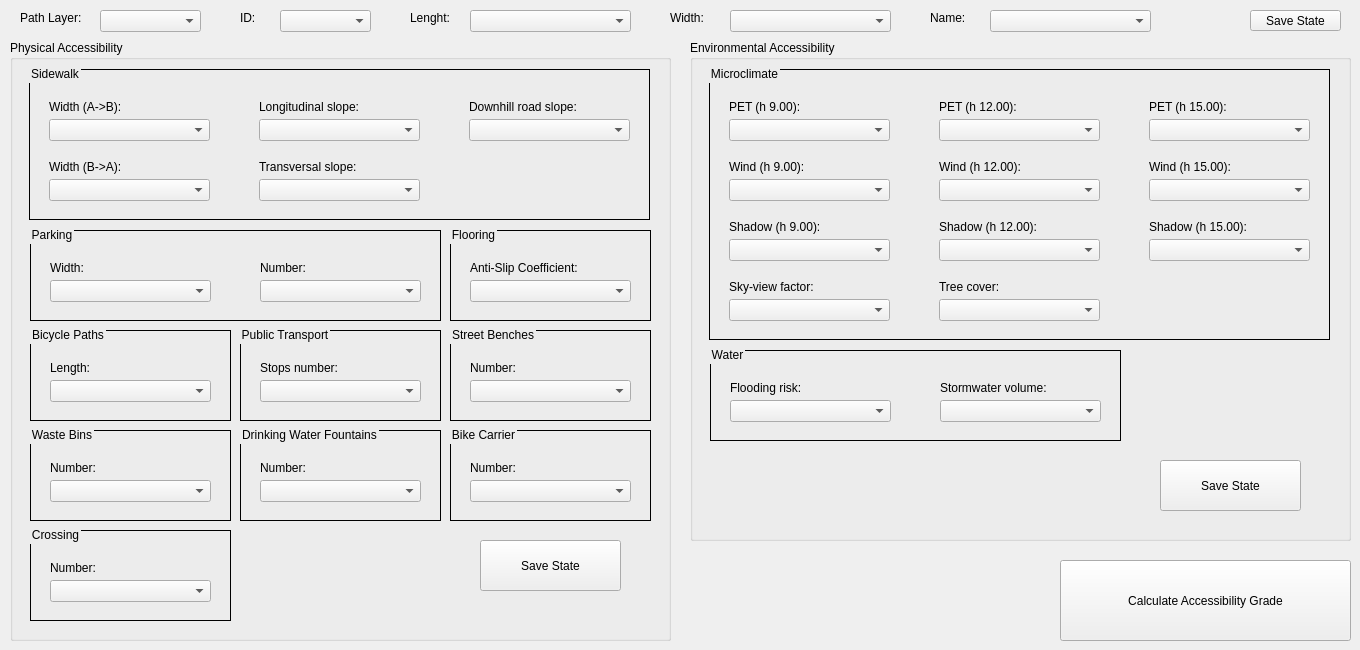
   <widget class="QWidget" name="AccessibilityGrade">
    <attribute name="title">
     <string>Accessibility Grade</string>
    </attribute>
    <widget class="QComboBox" name="PathLayer_comboBox">
     <property name="geometry">
      <rect>
       <x>100</x>
       <y>10</y>
       <width>101</width>
       <height>22</height>
      </rect>
     </property>
    </widget>
    <widget class="QLabel" name="PathLayer_label">
     <property name="geometry">
      <rect>
       <x>20</x>
       <y>10</y>
       <width>91</width>
       <height>16</height>
      </rect>
     </property>
     <property name="text">
      <string>Path Layer:</string>
     </property>
    </widget>
    <widget class="QLabel" name="PathID_label">
     <property name="geometry">
      <rect>
       <x>240</x>
       <y>10</y>
       <width>21</width>
       <height>16</height>
      </rect>
     </property>
     <property name="text">
      <string>ID:</string>
     </property>
    </widget>
    <widget class="QComboBox" name="ID_comboBox">
     <property name="geometry">
      <rect>
       <x>280</x>
       <y>10</y>
       <width>91</width>
       <height>22</height>
      </rect>
     </property>
    </widget>
    <widget class="QComboBox" name="PathLength_comboBox">
     <property name="geometry">
      <rect>
       <x>470</x>
       <y>10</y>
       <width>161</width>
       <height>22</height>
      </rect>
     </property>
    </widget>
    <widget class="QLabel" name="PathLenght_label">
     <property name="geometry">
      <rect>
       <x>410</x>
       <y>10</y>
       <width>91</width>
       <height>16</height>
      </rect>
     </property>
     <property name="text">
      <string>Lenght:</string>
     </property>
    </widget>
    <widget class="QPushButton" name="CalculateAccessibilityGrade_pushButton">
     <property name="geometry">
      <rect>
       <x>1060</x>
       <y>560</y>
       <width>291</width>
       <height>81</height>
      </rect>
     </property>
     <property name="text">
      <string>Calculate Accessibility Grade</string>
     </property>
    </widget>
    <widget class="QGroupBox" name="PhysicalAccessibility_groupBox">
     <property name="geometry">
      <rect>
       <x>10</x>
       <y>40</y>
       <width>661</width>
       <height>601</height>
      </rect>
     </property>
     <property name="styleSheet">
      <string notr="true"/>
     </property>
     <property name="title">
      <string>Physical Accessibility</string>
     </property>
     <property name="checkable">
      <bool>false</bool>
     </property>
     <property name="checked">
      <bool>false</bool>
     </property>
     <widget class="QGroupBox" name="Crossing_groupBox">
      <property name="geometry">
       <rect>
        <x>20</x>
        <y>490</y>
        <width>201</width>
        <height>91</height>
       </rect>
      </property>
      <property name="styleSheet">
       <string notr="true">QGroupBox {
    border: 1px solid black;
}

QGroupBox::title {
    subcontrol-origin: border; /* Imposta l'origine del titolo rispetto al bordo */
    padding: 0; /* Rimuove eventuale spazio extra */
    margin-top: -5px; /* Regola la posizione verticale */
}</string>
      </property>
      <property name="title">
       <string>Crossing</string>
      </property>
      <widget class="QLabel" name="CrossingNumber_label">
       <property name="geometry">
        <rect>
         <x>20</x>
         <y>30</y>
         <width>141</width>
         <height>16</height>
        </rect>
       </property>
       <property name="text">
        <string>Number:</string>
       </property>
      </widget>
      <widget class="QComboBox" name="CrossingNumber_comboBox">
       <property name="geometry">
        <rect>
         <x>20</x>
         <y>50</y>
         <width>161</width>
         <height>22</height>
        </rect>
       </property>
      </widget>
     </widget>
     <widget class="QGroupBox" name="Parking_groupBox">
      <property name="geometry">
       <rect>
        <x>20</x>
        <y>190</y>
        <width>411</width>
        <height>91</height>
       </rect>
      </property>
      <property name="styleSheet">
       <string notr="true">QGroupBox {
    border: 1px solid black;
}

QGroupBox::title {
    subcontrol-origin: border; /* Imposta l'origine del titolo rispetto al bordo */
    padding: 0; /* Rimuove eventuale spazio extra */
    margin-top: -5px; /* Regola la posizione verticale */
}</string>
      </property>
      <property name="title">
       <string>Parking</string>
      </property>
      <widget class="QLabel" name="ParkingWidth_label">
       <property name="geometry">
        <rect>
         <x>20</x>
         <y>30</y>
         <width>141</width>
         <height>16</height>
        </rect>
       </property>
       <property name="text">
        <string>Width:</string>
       </property>
      </widget>
      <widget class="QComboBox" name="ParkingWidth_comboBox">
       <property name="geometry">
        <rect>
         <x>20</x>
         <y>50</y>
         <width>161</width>
         <height>22</height>
        </rect>
       </property>
      </widget>
      <widget class="QLabel" name="ParkingNumber_label">
       <property name="geometry">
        <rect>
         <x>230</x>
         <y>30</y>
         <width>141</width>
         <height>16</height>
        </rect>
       </property>
       <property name="text">
        <string>Number:</string>
       </property>
      </widget>
      <widget class="QComboBox" name="ParkingNumber_comboBox">
       <property name="geometry">
        <rect>
         <x>230</x>
         <y>50</y>
         <width>161</width>
         <height>22</height>
        </rect>
       </property>
      </widget>
     </widget>
     <widget class="QGroupBox" name="PublicTransport_groupBox">
      <property name="geometry">
       <rect>
        <x>230</x>
        <y>290</y>
        <width>201</width>
        <height>91</height>
       </rect>
      </property>
      <property name="styleSheet">
       <string notr="true">QGroupBox {
    border: 1px solid black;
}

QGroupBox::title {
    subcontrol-origin: border; /* Imposta l'origine del titolo rispetto al bordo */
    padding: 0; /* Rimuove eventuale spazio extra */
    margin-top: -5px; /* Regola la posizione verticale */
}</string>
      </property>
      <property name="title">
       <string>Public Transport</string>
      </property>
      <widget class="QLabel" name="PublicTransportStopsNumber_label">
       <property name="geometry">
        <rect>
         <x>20</x>
         <y>30</y>
         <width>141</width>
         <height>16</height>
        </rect>
       </property>
       <property name="text">
        <string>Stops number:</string>
       </property>
      </widget>
      <widget class="QComboBox" name="PublicTransportStopsNumber_comboBox">
       <property name="geometry">
        <rect>
         <x>20</x>
         <y>50</y>
         <width>161</width>
         <height>22</height>
        </rect>
       </property>
      </widget>
     </widget>
     <widget class="QGroupBox" name="DrinkingWaterFountains_groupBox">
      <property name="geometry">
       <rect>
        <x>230</x>
        <y>390</y>
        <width>201</width>
        <height>91</height>
       </rect>
      </property>
      <property name="styleSheet">
       <string notr="true">QGroupBox {
    border: 1px solid black;
}

QGroupBox::title {
    subcontrol-origin: border; /* Imposta l'origine del titolo rispetto al bordo */
    padding: 0; /* Rimuove eventuale spazio extra */
    margin-top: -5px; /* Regola la posizione verticale */
}</string>
      </property>
      <property name="title">
       <string>Drinking Water Fountains</string>
      </property>
      <widget class="QLabel" name="DrinkingWaterFountainsNumber_label">
       <property name="geometry">
        <rect>
         <x>20</x>
         <y>30</y>
         <width>141</width>
         <height>16</height>
        </rect>
       </property>
       <property name="text">
        <string>Number:</string>
       </property>
      </widget>
      <widget class="QComboBox" name="DrinkingWaterFountainsNumber_comboBox">
       <property name="geometry">
        <rect>
         <x>20</x>
         <y>50</y>
         <width>161</width>
         <height>22</height>
        </rect>
       </property>
      </widget>
     </widget>
     <widget class="QGroupBox" name="WasteBins_groupBox">
      <property name="geometry">
       <rect>
        <x>20</x>
        <y>390</y>
        <width>201</width>
        <height>91</height>
       </rect>
      </property>
      <property name="styleSheet">
       <string notr="true">QGroupBox {
    border: 1px solid black;
}

QGroupBox::title {
    subcontrol-origin: border; /* Imposta l'origine del titolo rispetto al bordo */
    padding: 0; /* Rimuove eventuale spazio extra */
    margin-top: -5px; /* Regola la posizione verticale */
}</string>
      </property>
      <property name="title">
       <string>Waste Bins</string>
      </property>
      <widget class="QLabel" name="WasteBinsNumber_label">
       <property name="geometry">
        <rect>
         <x>20</x>
         <y>30</y>
         <width>141</width>
         <height>16</height>
        </rect>
       </property>
       <property name="text">
        <string>Number:</string>
       </property>
      </widget>
      <widget class="QComboBox" name="WasteBinsNumber_comboBox">
       <property name="geometry">
        <rect>
         <x>20</x>
         <y>50</y>
         <width>161</width>
         <height>22</height>
        </rect>
       </property>
      </widget>
     </widget>
     <widget class="QGroupBox" name="BikeCarrier_groupBox">
      <property name="geometry">
       <rect>
        <x>440</x>
        <y>390</y>
        <width>201</width>
        <height>91</height>
       </rect>
      </property>
      <property name="styleSheet">
       <string notr="true">QGroupBox {
    border: 1px solid black;
}

QGroupBox::title {
    subcontrol-origin: border; /* Imposta l'origine del titolo rispetto al bordo */
    padding: 0; /* Rimuove eventuale spazio extra */
    margin-top: -5px; /* Regola la posizione verticale */
}</string>
      </property>
      <property name="title">
       <string>Bike Carrier</string>
      </property>
      <widget class="QLabel" name="BikeCarrierNumber_label">
       <property name="geometry">
        <rect>
         <x>20</x>
         <y>30</y>
         <width>141</width>
         <height>16</height>
        </rect>
       </property>
       <property name="text">
        <string>Number:</string>
       </property>
      </widget>
      <widget class="QComboBox" name="BikeCarrierNumber_comboBox">
       <property name="geometry">
        <rect>
         <x>20</x>
         <y>50</y>
         <width>161</width>
         <height>22</height>
        </rect>
       </property>
      </widget>
     </widget>
     <widget class="QGroupBox" name="Sidewalk_groupBox">
      <property name="geometry">
       <rect>
        <x>19</x>
        <y>29</y>
        <width>621</width>
        <height>151</height>
       </rect>
      </property>
      <property name="styleSheet">
       <string notr="true">QGroupBox {
    border: 1px solid black;
}

QGroupBox::title {
    subcontrol-origin: border; /* Imposta l'origine del titolo rispetto al bordo */
    padding: 0; /* Rimuove eventuale spazio extra */
    margin-top: -5px; /* Regola la posizione verticale */
}</string>
      </property>
      <property name="title">
       <string>Sidewalk</string>
      </property>
      <property name="flat">
       <bool>false</bool>
      </property>
      <property name="checkable">
       <bool>false</bool>
      </property>
      <widget class="QLabel" name="SidewalkAB_label">
       <property name="geometry">
        <rect>
         <x>20</x>
         <y>30</y>
         <width>141</width>
         <height>16</height>
        </rect>
       </property>
       <property name="text">
        <string>Width (A-&gt;B):</string>
       </property>
      </widget>
      <widget class="QLabel" name="SidewalkBA_label">
       <property name="geometry">
        <rect>
         <x>20</x>
         <y>90</y>
         <width>141</width>
         <height>16</height>
        </rect>
       </property>
       <property name="text">
        <string>Width (B-&gt;A):</string>
       </property>
      </widget>
      <widget class="QComboBox" name="WidthAB_comboBox">
       <property name="geometry">
        <rect>
         <x>20</x>
         <y>50</y>
         <width>161</width>
         <height>22</height>
        </rect>
       </property>
      </widget>
      <widget class="QComboBox" name="WidthBA_comboBox">
       <property name="geometry">
        <rect>
         <x>20</x>
         <y>110</y>
         <width>161</width>
         <height>22</height>
        </rect>
       </property>
      </widget>
      <widget class="QLabel" name="SlopeLongitudinal_label">
       <property name="geometry">
        <rect>
         <x>230</x>
         <y>30</y>
         <width>141</width>
         <height>16</height>
        </rect>
       </property>
       <property name="text">
        <string>Longitudinal slope:</string>
       </property>
      </widget>
      <widget class="QLabel" name="SlopeTransversal_label">
       <property name="geometry">
        <rect>
         <x>230</x>
         <y>90</y>
         <width>141</width>
         <height>16</height>
        </rect>
       </property>
       <property name="text">
        <string>Transversal slope:</string>
       </property>
      </widget>
      <widget class="QComboBox" name="SlopeTransversal_comboBox">
       <property name="geometry">
        <rect>
         <x>230</x>
         <y>110</y>
         <width>161</width>
         <height>22</height>
        </rect>
       </property>
      </widget>
      <widget class="QComboBox" name="SlopeLongitudinal_comboBox">
       <property name="geometry">
        <rect>
         <x>230</x>
         <y>50</y>
         <width>161</width>
         <height>22</height>
        </rect>
       </property>
      </widget>
      <widget class="QLabel" name="SlopeDownhill_label">
       <property name="geometry">
        <rect>
         <x>440</x>
         <y>30</y>
         <width>141</width>
         <height>16</height>
        </rect>
       </property>
       <property name="text">
        <string>Downhill road slope:</string>
       </property>
      </widget>
      <widget class="QComboBox" name="SlopeDownhillRoad_comboBox">
       <property name="geometry">
        <rect>
         <x>440</x>
         <y>50</y>
         <width>161</width>
         <height>22</height>
        </rect>
       </property>
      </widget>
     </widget>
     <widget class="QGroupBox" name="StreetBenches_groupBox">
      <property name="geometry">
       <rect>
        <x>440</x>
        <y>290</y>
        <width>201</width>
        <height>91</height>
       </rect>
      </property>
      <property name="styleSheet">
       <string notr="true">QGroupBox {
    border: 1px solid black;
}

QGroupBox::title {
    subcontrol-origin: border; /* Imposta l'origine del titolo rispetto al bordo */
    padding: 0; /* Rimuove eventuale spazio extra */
    margin-top: -5px; /* Regola la posizione verticale */
}</string>
      </property>
      <property name="title">
       <string>Street Benches</string>
      </property>
      <widget class="QLabel" name="StreetBenchesNumber_label">
       <property name="geometry">
        <rect>
         <x>20</x>
         <y>30</y>
         <width>141</width>
         <height>16</height>
        </rect>
       </property>
       <property name="text">
        <string>Number:</string>
       </property>
      </widget>
      <widget class="QComboBox" name="StreetBenchesNumber_comboBox">
       <property name="geometry">
        <rect>
         <x>20</x>
         <y>50</y>
         <width>161</width>
         <height>22</height>
        </rect>
       </property>
      </widget>
     </widget>
     <widget class="QGroupBox" name="PublicTransport_groupBox_2">
      <property name="geometry">
       <rect>
        <x>20</x>
        <y>290</y>
        <width>201</width>
        <height>91</height>
       </rect>
      </property>
      <property name="font">
       <font>
        <weight>50</weight>
        <bold>false</bold>
        <underline>false</underline>
       </font>
      </property>
      <property name="mouseTracking">
       <bool>false</bool>
      </property>
      <property name="acceptDrops">
       <bool>false</bool>
      </property>
      <property name="styleSheet">
       <string notr="true">QGroupBox {
    border: 1px solid black;
}

QGroupBox::title {
    subcontrol-origin: border; /* Imposta l'origine del titolo rispetto al bordo */
    padding: 0; /* Rimuove eventuale spazio extra */
    margin-top: -5px; /* Regola la posizione verticale */
}</string>
      </property>
      <property name="title">
       <string>Bicycle Paths</string>
      </property>
      <widget class="QLabel" name="BicyclePathsLength_label">
       <property name="geometry">
        <rect>
         <x>20</x>
         <y>30</y>
         <width>141</width>
         <height>16</height>
        </rect>
       </property>
       <property name="text">
        <string>Length:</string>
       </property>
      </widget>
      <widget class="QComboBox" name="BicyclePathsLength_comboBox">
       <property name="geometry">
        <rect>
         <x>20</x>
         <y>50</y>
         <width>161</width>
         <height>22</height>
        </rect>
       </property>
      </widget>
     </widget>
     <widget class="QGroupBox" name="Flooring_groupBox">
      <property name="geometry">
       <rect>
        <x>440</x>
        <y>190</y>
        <width>201</width>
        <height>91</height>
       </rect>
      </property>
      <property name="styleSheet">
       <string notr="true">QGroupBox {
    border: 1px solid black;
}

QGroupBox::title {
    subcontrol-origin: border; /* Imposta l'origine del titolo rispetto al bordo */
    padding: 0; /* Rimuove eventuale spazio extra */
    margin-top: -5px; /* Regola la posizione verticale */
}</string>
      </property>
      <property name="title">
       <string>Flooring</string>
      </property>
      <widget class="QLabel" name="FlooringAntiSlip_label">
       <property name="geometry">
        <rect>
         <x>20</x>
         <y>30</y>
         <width>141</width>
         <height>16</height>
        </rect>
       </property>
       <property name="text">
        <string>Anti-Slip Coefficient:</string>
       </property>
      </widget>
      <widget class="QComboBox" name="FlooringAntiSlip_comboBox">
       <property name="geometry">
        <rect>
         <x>20</x>
         <y>50</y>
         <width>161</width>
         <height>22</height>
        </rect>
       </property>
      </widget>
     </widget>
     <widget class="QPushButton" name="SaveStatePhysicalAccessibility_pushButton">
      <property name="geometry">
       <rect>
        <x>470</x>
        <y>500</y>
        <width>141</width>
        <height>51</height>
       </rect>
      </property>
      <property name="text">
       <string>Save State</string>
      </property>
     </widget>
    </widget>
    <widget class="QGroupBox" name="EnvironmentalAccessibility_groupBox">
     <property name="geometry">
      <rect>
       <x>690</x>
       <y>40</y>
       <width>661</width>
       <height>501</height>
      </rect>
     </property>
     <property name="styleSheet">
      <string notr="true"/>
     </property>
     <property name="title">
      <string>Environmental Accessibility</string>
     </property>
     <property name="flat">
      <bool>false</bool>
     </property>
     <property name="checkable">
      <bool>false</bool>
     </property>
     <property name="checked">
      <bool>false</bool>
     </property>
     <widget class="QGroupBox" name="Water_groupBox">
      <property name="geometry">
       <rect>
        <x>20</x>
        <y>310</y>
        <width>411</width>
        <height>91</height>
       </rect>
      </property>
      <property name="styleSheet">
       <string notr="true">QGroupBox {
    border: 1px solid black;
}

QGroupBox::title {
    subcontrol-origin: border; /* Imposta l'origine del titolo rispetto al bordo */
    padding: 0; /* Rimuove eventuale spazio extra */
    margin-top: -5px; /* Regola la posizione verticale */
}</string>
      </property>
      <property name="title">
       <string>Water</string>
      </property>
      <widget class="QLabel" name="WaterFloodingRisk_label">
       <property name="geometry">
        <rect>
         <x>20</x>
         <y>30</y>
         <width>141</width>
         <height>16</height>
        </rect>
       </property>
       <property name="text">
        <string>Flooding risk:</string>
       </property>
      </widget>
      <widget class="QComboBox" name="WaterFloodingRisk_comboBox">
       <property name="geometry">
        <rect>
         <x>20</x>
         <y>50</y>
         <width>161</width>
         <height>22</height>
        </rect>
       </property>
      </widget>
      <widget class="QLabel" name="WaterStormwaterVolume_label">
       <property name="geometry">
        <rect>
         <x>230</x>
         <y>30</y>
         <width>141</width>
         <height>16</height>
        </rect>
       </property>
       <property name="text">
        <string>Stormwater volume:</string>
       </property>
      </widget>
      <widget class="QComboBox" name="WaterStormwaterVolume_comboBox">
       <property name="geometry">
        <rect>
         <x>230</x>
         <y>50</y>
         <width>161</width>
         <height>22</height>
        </rect>
       </property>
      </widget>
     </widget>
     <widget class="QGroupBox" name="Microclimate_groupBox">
      <property name="geometry">
       <rect>
        <x>19</x>
        <y>29</y>
        <width>621</width>
        <height>271</height>
       </rect>
      </property>
      <property name="styleSheet">
       <string notr="true">QGroupBox {
    border: 1px solid black;
}

QGroupBox::title {
    subcontrol-origin: border; /* Imposta l'origine del titolo rispetto al bordo */
    padding: 0; /* Rimuove eventuale spazio extra */
    margin-top: -5px; /* Regola la posizione verticale */
}</string>
      </property>
      <property name="title">
       <string>Microclimate</string>
      </property>
      <property name="flat">
       <bool>false</bool>
      </property>
      <property name="checkable">
       <bool>false</bool>
      </property>
      <widget class="QLabel" name="MicroclimatePET9_label">
       <property name="geometry">
        <rect>
         <x>20</x>
         <y>30</y>
         <width>141</width>
         <height>16</height>
        </rect>
       </property>
       <property name="text">
        <string>PET (h 9.00):</string>
       </property>
      </widget>
      <widget class="QLabel" name="MicroclimateWind9_label">
       <property name="geometry">
        <rect>
         <x>20</x>
         <y>90</y>
         <width>141</width>
         <height>16</height>
        </rect>
       </property>
       <property name="text">
        <string>Wind (h 9.00):</string>
       </property>
      </widget>
      <widget class="QComboBox" name="MicroclimatePET9_comboBox">
       <property name="geometry">
        <rect>
         <x>20</x>
         <y>50</y>
         <width>161</width>
         <height>22</height>
        </rect>
       </property>
      </widget>
      <widget class="QComboBox" name="MicroclimateWind9_comboBox">
       <property name="geometry">
        <rect>
         <x>20</x>
         <y>110</y>
         <width>161</width>
         <height>22</height>
        </rect>
       </property>
      </widget>
      <widget class="QLabel" name="MicroclimatePET12_label">
       <property name="geometry">
        <rect>
         <x>230</x>
         <y>30</y>
         <width>141</width>
         <height>16</height>
        </rect>
       </property>
       <property name="text">
        <string>PET (h 12.00):</string>
       </property>
      </widget>
      <widget class="QLabel" name="MicroclimateWind12_label">
       <property name="geometry">
        <rect>
         <x>230</x>
         <y>90</y>
         <width>141</width>
         <height>16</height>
        </rect>
       </property>
       <property name="text">
        <string>Wind (h 12.00):</string>
       </property>
      </widget>
      <widget class="QComboBox" name="MicroclimateWind12_comboBox">
       <property name="geometry">
        <rect>
         <x>230</x>
         <y>110</y>
         <width>161</width>
         <height>22</height>
        </rect>
       </property>
      </widget>
      <widget class="QComboBox" name="MicroclimatePET12_comboBox">
       <property name="geometry">
        <rect>
         <x>230</x>
         <y>50</y>
         <width>161</width>
         <height>22</height>
        </rect>
       </property>
      </widget>
      <widget class="QLabel" name="MicroclimatePET15_label">
       <property name="geometry">
        <rect>
         <x>440</x>
         <y>30</y>
         <width>141</width>
         <height>16</height>
        </rect>
       </property>
       <property name="text">
        <string>PET (h 15.00):</string>
       </property>
      </widget>
      <widget class="QComboBox" name="MicroclimatePET15_comboBox">
       <property name="geometry">
        <rect>
         <x>440</x>
         <y>50</y>
         <width>161</width>
         <height>22</height>
        </rect>
       </property>
      </widget>
      <widget class="QLabel" name="MicroclimateWind15_label">
       <property name="geometry">
        <rect>
         <x>440</x>
         <y>90</y>
         <width>141</width>
         <height>16</height>
        </rect>
       </property>
       <property name="text">
        <string>Wind (h 15.00):</string>
       </property>
      </widget>
      <widget class="QComboBox" name="MicroclimateWind15_comboBox">
       <property name="geometry">
        <rect>
         <x>440</x>
         <y>110</y>
         <width>161</width>
         <height>22</height>
        </rect>
       </property>
      </widget>
      <widget class="QComboBox" name="MicroclimateShadow15_comboBox">
       <property name="geometry">
        <rect>
         <x>440</x>
         <y>170</y>
         <width>161</width>
         <height>22</height>
        </rect>
       </property>
      </widget>
      <widget class="QLabel" name="MicroclimateShadow12_label">
       <property name="geometry">
        <rect>
         <x>230</x>
         <y>150</y>
         <width>141</width>
         <height>16</height>
        </rect>
       </property>
       <property name="text">
        <string>Shadow (h 12.00):</string>
       </property>
      </widget>
      <widget class="QLabel" name="MicroclimateShadow9_label">
       <property name="geometry">
        <rect>
         <x>20</x>
         <y>150</y>
         <width>141</width>
         <height>16</height>
        </rect>
       </property>
       <property name="text">
        <string>Shadow (h 9.00):</string>
       </property>
      </widget>
      <widget class="QComboBox" name="MicroclimateShadow9_comboBox">
       <property name="geometry">
        <rect>
         <x>20</x>
         <y>170</y>
         <width>161</width>
         <height>22</height>
        </rect>
       </property>
      </widget>
      <widget class="QComboBox" name="MicroclimateShadow12_comboBox">
       <property name="geometry">
        <rect>
         <x>230</x>
         <y>170</y>
         <width>161</width>
         <height>22</height>
        </rect>
       </property>
      </widget>
      <widget class="QLabel" name="MicroclimateShadow15_label">
       <property name="geometry">
        <rect>
         <x>440</x>
         <y>150</y>
         <width>141</width>
         <height>16</height>
        </rect>
       </property>
       <property name="text">
        <string>Shadow (h 15.00):</string>
       </property>
      </widget>
      <widget class="QComboBox" name="MicroclimateSkyViewFactor_comboBox">
       <property name="geometry">
        <rect>
         <x>20</x>
         <y>230</y>
         <width>161</width>
         <height>22</height>
        </rect>
       </property>
      </widget>
      <widget class="QLabel" name="MicroclimateSkyViewFactor_label">
       <property name="geometry">
        <rect>
         <x>20</x>
         <y>210</y>
         <width>141</width>
         <height>16</height>
        </rect>
       </property>
       <property name="text">
        <string>Sky-view factor:</string>
       </property>
      </widget>
      <widget class="QComboBox" name="MicroclimateTreeCover_comboBox">
       <property name="geometry">
        <rect>
         <x>230</x>
         <y>230</y>
         <width>161</width>
         <height>22</height>
        </rect>
       </property>
      </widget>
      <widget class="QLabel" name="MicroclimateTreeNumber_label">
       <property name="geometry">
        <rect>
         <x>230</x>
         <y>210</y>
         <width>141</width>
         <height>16</height>
        </rect>
       </property>
       <property name="text">
        <string>Tree cover:</string>
       </property>
      </widget>
     </widget>
     <widget class="QPushButton" name="SaveState_pushButton_2">
      <property name="geometry">
       <rect>
        <x>470</x>
        <y>420</y>
        <width>141</width>
        <height>51</height>
       </rect>
      </property>
      <property name="text">
       <string>Save State</string>
      </property>
     </widget>
    </widget>
    <widget class="QPushButton" name="SaveMainState_pushButton">
     <property name="geometry">
      <rect>
       <x>1250</x>
       <y>10</y>
       <width>91</width>
       <height>21</height>
      </rect>
     </property>
     <property name="text">
      <string>Save State</string>
     </property>
    </widget>
    <widget class="QComboBox" name="PathWidth_comboBox">
     <property name="geometry">
      <rect>
       <x>730</x>
       <y>10</y>
       <width>161</width>
       <height>22</height>
      </rect>
     </property>
    </widget>
    <widget class="QLabel" name="PathWidht_label">
     <property name="geometry">
      <rect>
       <x>670</x>
       <y>10</y>
       <width>91</width>
       <height>16</height>
      </rect>
     </property>
     <property name="text">
      <string>Width:</string>
     </property>
    </widget>
    <widget class="QComboBox" name="PathName_comboBox">
     <property name="geometry">
      <rect>
       <x>990</x>
       <y>10</y>
       <width>161</width>
       <height>22</height>
      </rect>
     </property>
    </widget>
    <widget class="QLabel" name="PathWidht_label_2">
     <property name="geometry">
      <rect>
       <x>930</x>
       <y>10</y>
       <width>91</width>
       <height>16</height>
      </rect>
     </property>
     <property name="text">
      <string>Name:</string>
     </property>
    </widget>
   </widget>
